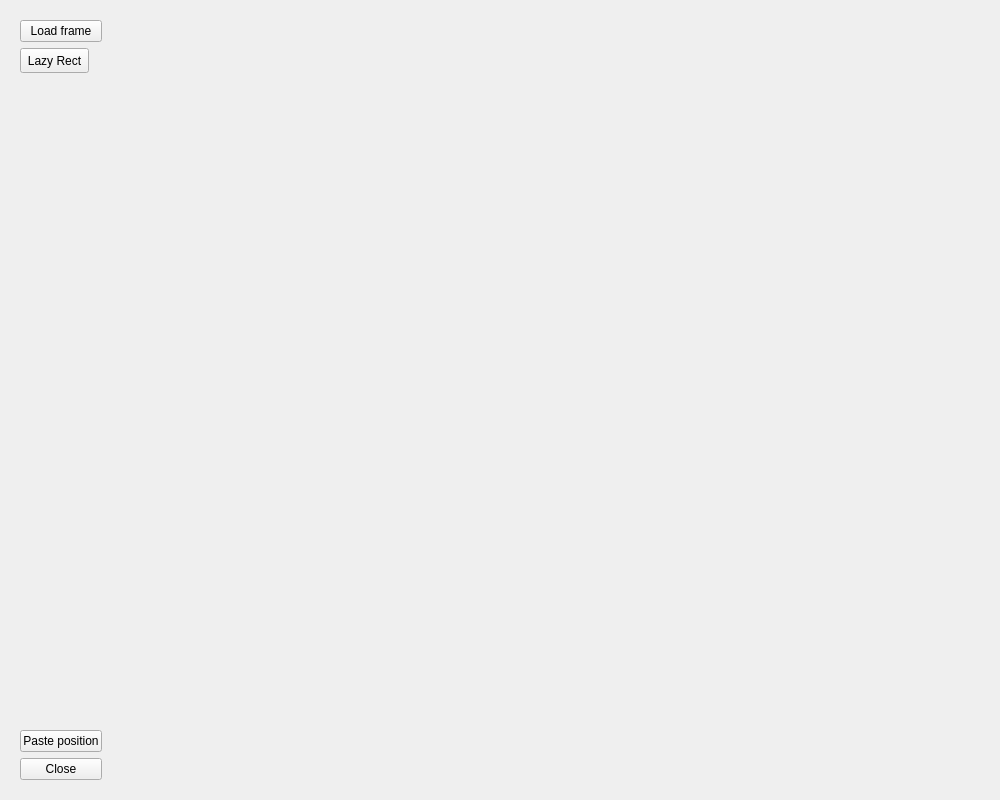
<?xml version="1.0" encoding="UTF-8"?>
<ui version="4.0">
 <class>SelectionToolsDialog</class>
 <widget class="QDialog" name="SelectionToolsDialog">
  <property name="geometry">
   <rect>
    <x>0</x>
    <y>0</y>
    <width>1000</width>
    <height>800</height>
   </rect>
  </property>
  <property name="windowTitle">
   <string>Dialog</string>
  </property>
  <layout class="QHBoxLayout" name="horizontalLayout">
   <item>
    <widget class="QWidget" name="widget" native="true">
     <property name="minimumSize">
      <size>
       <width>50</width>
       <height>0</height>
      </size>
     </property>
     <property name="maximumSize">
      <size>
       <width>100</width>
       <height>16777215</height>
      </size>
     </property>
     <layout class="QVBoxLayout" name="verticalLayout">
      <item>
       <widget class="QPushButton" name="loadPixmapButton">
        <property name="text">
         <string>Load frame</string>
        </property>
        <property name="autoDefault">
         <bool>false</bool>
        </property>
       </widget>
      </item>
      <item>
       <widget class="QToolButton" name="lazyRectSelectButton">
        <property name="minimumSize">
         <size>
          <width>36</width>
          <height>25</height>
         </size>
        </property>
        <property name="text">
         <string>Lazy Rect</string>
        </property>
        <property name="iconSize">
         <size>
          <width>25</width>
          <height>25</height>
         </size>
        </property>
       </widget>
      </item>
      <item>
       <spacer name="verticalSpacer">
        <property name="orientation">
         <enum>Qt::Vertical</enum>
        </property>
        <property name="sizeHint" stdset="0">
         <size>
          <width>20</width>
          <height>40</height>
         </size>
        </property>
       </spacer>
      </item>
      <item>
       <widget class="QPushButton" name="pasteButton">
        <property name="text">
         <string>Paste position</string>
        </property>
        <property name="autoDefault">
         <bool>false</bool>
        </property>
       </widget>
      </item>
      <item>
       <widget class="QPushButton" name="closeButton">
        <property name="text">
         <string>Close</string>
        </property>
        <property name="autoDefault">
         <bool>false</bool>
        </property>
       </widget>
      </item>
     </layout>
    </widget>
   </item>
   <item>
    <widget class="Canvas" name="canvas" native="true"/>
   </item>
  </layout>
 </widget>
 <customwidgets>
  <customwidget>
   <class>Canvas</class>
   <extends>QWidget</extends>
   <header>../../src/selection_tools/canvas.h</header>
   <container>1</container>
  </customwidget>
 </customwidgets>
 <resources/>
 <connections/>
</ui>
